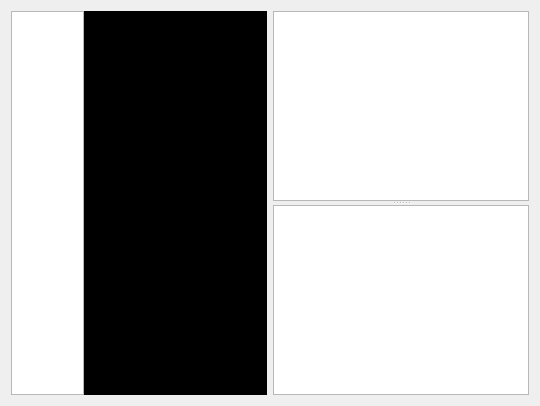
               <widget class="QWidget" name="tab">
                <attribute name="title">
                 <string>异常检测</string>
                </attribute>
                <layout class="QGridLayout" name="gridLayout_28">
                 <item row="0" column="1">
                  <layout class="QHBoxLayout" name="horizontalLayout_9">
                   <item>
                    <widget class="QWidget" name="exp_widget" native="true">
                     <layout class="QGridLayout" name="gridLayout_27">
                      <property name="leftMargin">
                       <number>0</number>
                      </property>
                      <property name="topMargin">
                       <number>0</number>
                      </property>
                      <property name="rightMargin">
                       <number>0</number>
                      </property>
                      <property name="bottomMargin">
                       <number>0</number>
                      </property>
                      <property name="spacing">
                       <number>0</number>
                      </property>
                      <item row="0" column="0">
                       <layout class="QHBoxLayout" name="horizontalLayout_8" stretch="4,10">
                        <item>
                         <widget class="QListWidget" name="exp_list">
                          <property name="font">
                           <font>
                            <pointsize>12</pointsize>
                           </font>
                          </property>
                          <property name="styleSheet">
                           <string notr="true">QListWidget::item { border: 2px solid black; }
/*QListWidget::item { color: red; }*/</string>
                          </property>
                         </widget>
                        </item>
                        <item>
                         <widget class="QLabel" name="expplayer">
                          <property name="sizePolicy">
                           <sizepolicy hsizetype="Ignored" vsizetype="Ignored">
                            <horstretch>0</horstretch>
                            <verstretch>0</verstretch>
                           </sizepolicy>
                          </property>
                          <property name="styleSheet">
                           <string notr="true">
        background: rgb(0, 0, 0);</string>
                          </property>
                          <property name="text">
                           <string/>
                          </property>
                         </widget>
                        </item>
                       </layout>
                      </item>
                     </layout>
                    </widget>
                   </item>
                   <item>
                    <widget class="QSplitter" name="splitter">
                     <property name="styleSheet">
                      <string notr="true">            QSplitter {
                background-color: 19232d;
            }
            QSplitter::handle {
                background-color: 19232d;
            }</string>
                     </property>
                     <property name="orientation">
                      <enum>Qt::Vertical</enum>
                     </property>
                     <widget class="QTextEdit" name="exp_inf">
                      <property name="font">
                       <font>
                        <family>微软雅黑</family>
                        <pointsize>10</pointsize>
                       </font>
                      </property>
                     </widget>
                     <widget class="QTextEdit" name="exp_type">
                      <property name="font">
                       <font>
                        <family>微软雅黑</family>
                        <pointsize>12</pointsize>
                       </font>
                      </property>
                     </widget>
                    </widget>
                   </item>
                  </layout>
                 </item>
                </layout>
               </widget>
